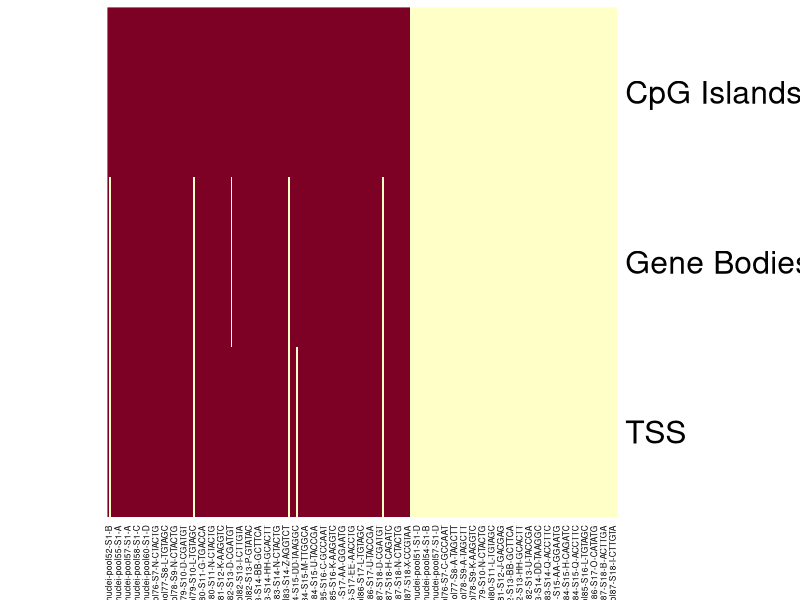

Recreate this plot in R.
## ---- chunk 1
GB = read.csv("cluster_posteriors_bestrun_region_Lnuclei_GB.tsv", sep = "\t")
CpG_Is = read.csv("cluster_posteriors_bestrun_region_Lnuclei_CpGIs.tsv", sep = "\t")
TSS = read.csv("cluster_posteriors_bestrun_region_Lnuclei_TSS.tsv", sep = "\t")
## ---- chunk 2
colnames(GB)[2:3] = 1:2
GB$cluster = colnames(GB[2:3])[apply(GB[2:3],1,which.max)]

colnames(CpG_Is)[2:3] = 1:2
CpG_Is$cluster = colnames(CpG_Is[2:3])[apply(CpG_Is[2:3],1,which.max)]

colnames(TSS)[2:3] = 1:2
TSS$cluster = colnames(TSS[2:3])[apply(TSS[2:3],1,which.max)]
## ---- chunk 3
clusters = merge(TSS[c("cell_id", "cluster")], GB[c("cell_id", "cluster")], by = "cell_id", suffixes = c(".TSS", ".GB"))
clusters = merge(clusters, CpG_Is[c("cell_id", "cluster")], by = "cell_id")
colnames(clusters)[4] = "cluster.CpG_Is"
## ---- chunk 4
clusters = clusters[order(clusters$cluster.CpG_Is),]
rownames(clusters) = clusters$cell_id
clusters$cluster.TSS = as.numeric(clusters$cluster.TSS)
clusters$cluster.GB = as.numeric(clusters$cluster.GB)
clusters$cluster.CpG_Is = as.numeric(clusters$cluster.CpG_Is)

clusters$new.CpG_Is = 1
clusters[clusters$cluster.CpG_Is == 1,]$new.CpG_Is = 2
clusters = clusters[,-4]
colnames(clusters)[4] = "cluster.CpG_Is"
## ---- chunk 5
colnames(clusters) =c("cell_id", "TSS", "Gene Bodies", "CpG Islands")
## ---- chunk 6
m = as.matrix(clusters[,2:4])
heatmap(t(m), Rowv	= NA, Colv = NA,)
## ---- chunk 7
clusters
## ---- chunk 8
write.csv(clusters, sep = ",", row.names = F, file = "Lnclei_Cluster_Epiclomal.csv")
